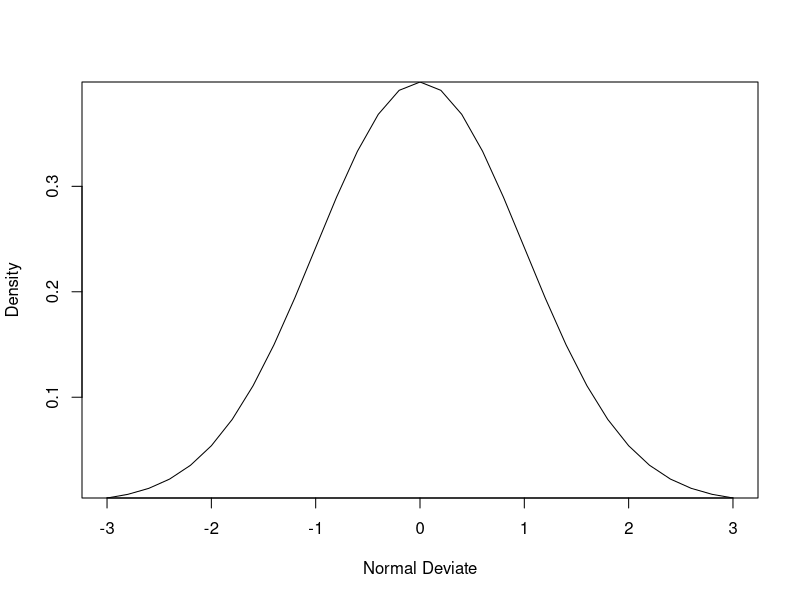

Write the R code that produced this figure.
# Вероятностные функции
# В программе R вероятностные функции имеют вид
# [dpqr]сокращенное_название_распределения()
# где первые буквы означают параметры распределения данных:
#  d=плотность
#  p=функция распределения
#  q=функция, определяющая квантили
#  r=генератор случайных отклонений
# Наиболее распространенные вероятностные функции перечислены в таблице:

# Распределение           |Сокращенное название
#---------------------------------------------------------------------------------------
# Бета                    |beta
#--------------------------
# Биномиальное            |binom
#--------------------------
# Коши                    |Cauchy
#--------------------------
# Хи-квадрат (ассиметричное)|chisq
#--------------------------
# Экспоненциальное        |exp
#--------------------------
# F                       |f
#--------------------------
# Гамма                   |gamma
#--------------------------
# Геометрическое          |geom
#--------------------------
# Гипергеометрическое     |hyper
#--------------------------
# Логнормальное           |lnorm
#--------------------------
# Логистическое           |logis
#--------------------------
# Мультиномиальное        |multinom
# -------------------------
# Отрицательное биномиальное|nbinom
#--------------------------
# Нормальное              |norm
#--------------------------
# Пуассоновское           |pois
#--------------------------
# Wilcoxon signed rank    |signrank
#--------------------------
# T                       |t
#--------------------------
# Равномерное             |unif
#--------------------------
# Вейбулла                |weibull
#--------------------------
# Wilcoxon rank sum       |wilcox
#----------------------------------------------------------------------------------------

# Для того чтобы понять, как это работает, давайте рассмотрим функции, связанные с нормальным
# распределением. Если вы не указали значения среднего арифметического и стандартного
# отклонения, по умолчанию это будет стандартное нормальное распределение (среднее
# арифметическое равно 0, стандартное отклонение равно 1).
# Примеры функций плотности (dnorm), распределения (pnorm), квантилей (qnorm) 
# и генератора случайных отклонений (rnorm):

# Как нарисовать кривую стандартного нормального распределения в диапазоне значений [-3, 3]:
x <- pretty(c(-3,3), 30)
y <- dnorm(x)
plot(x, y, type = "l", xlab = "Normal Deviate", ylab = "Density", yaxs = "i")

# Какова площадь под кривой стандартного нормального распределения слева от z=1.96?
pnorm(1.96) # равно 0.975

# Каково значение 90-ой перцентили нормального распределения со средним
# значением 500 и стандартным отклонением 100?
qnorm(.9, mean=500, sd=100) # равно 628.16

# Как создать 50 случайных чисел, принадлежащих нормальному
# распределению со средним значением 50 и стандартным отклонением 10?
rnorm(50, mean=50, sd=10)


####                    Назначение начального числа при генерации случайных чисел     ####
# Каждый раз при генерации псевдослучайных чисел используется новое начальное число, и,
# соответственно, получаются разные результаты. Для того чтобы сделать результаты
# воспроизводимыми, можно задать это начальное число в явном виде при помощи функции
# set.seed(). Пример приведен в следующем программном коде. Здесь функция runif()
# используется для генерации псевдослучайных чисел, принадлежащих к однородному
# распределению, в интервале от 0 до 1.

runif(5)
runif(5)
set.seed(1234)
runif(5)
set.seed(1234)
runif(5)

# Установив начальное число вручную, вы можете получать воспроизводимые результаты. Это может
# пригодиться при создании примеров, к которым вы и другие люди будете возвращаться
# впоследствии.
